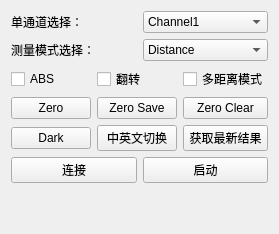
        <widget class="QWidget" name="tabSingleChannelMode">
         <attribute name="title">
          <string>单通道</string>
         </attribute>
         <layout class="QGridLayout" name="gridLayout_9">
          <item row="0" column="0">
           <layout class="QGridLayout" name="gridLayout_4">
            <item row="1" column="0">
             <layout class="QGridLayout" name="gridLayout_3" rowstretch="1,0,0">
              <item row="0" column="2">
               <widget class="QCheckBox" name="checkBoxSingleChannelMultiDistance">
                <property name="text">
                 <string>多距离模式</string>
                </property>
               </widget>
              </item>
              <item row="0" column="1">
               <widget class="QCheckBox" name="checkBoxSingleChannelReverse">
                <property name="text">
                 <string>翻转</string>
                </property>
               </widget>
              </item>
              <item row="0" column="0">
               <widget class="QCheckBox" name="checkBoxSingleChannelABS">
                <property name="text">
                 <string>ABS</string>
                </property>
               </widget>
              </item>
              <item row="1" column="2">
               <widget class="QPushButton" name="pb_singleChannelZeroClear">
                <property name="text">
                 <string>Zero Clear</string>
                </property>
               </widget>
              </item>
              <item row="1" column="0">
               <widget class="QPushButton" name="pushButtonSingleChannelModeZero">
                <property name="styleSheet">
                 <string notr="true"/>
                </property>
                <property name="text">
                 <string>Zero</string>
                </property>
               </widget>
              </item>
              <item row="2" column="0">
               <widget class="QPushButton" name="pushButtonSingleChannelMOdeDark">
                <property name="enabled">
                 <bool>true</bool>
                </property>
                <property name="text">
                 <string>Dark</string>
                </property>
               </widget>
              </item>
              <item row="1" column="1">
               <widget class="QPushButton" name="pb_singleChannelZeroSave">
                <property name="text">
                 <string>Zero Save</string>
                </property>
               </widget>
              </item>
              <item row="2" column="2">
               <widget class="QPushButton" name="pushButtonSingleChannelModeGetLastResult">
                <property name="text">
                 <string>获取最新结果</string>
                </property>
               </widget>
              </item>
              <item row="2" column="1">
               <widget class="QPushButton" name="ChineseEnglishSwitch">
                <property name="text">
                 <string>中英文切换</string>
                </property>
               </widget>
              </item>
             </layout>
            </item>
            <item row="0" column="0">
             <layout class="QGridLayout" name="gridLayout_2">
              <item row="0" column="0">
               <widget class="QLabel" name="labelSingleChanneSelect">
                <property name="text">
                 <string>单通道选择：</string>
                </property>
               </widget>
              </item>
              <item row="2" column="1">
               <widget class="QComboBox" name="comboBoxSingleChannelMeasureModeSelect">
                <item>
                 <property name="text">
                  <string>Distance</string>
                 </property>
                </item>
                <item>
                 <property name="text">
                  <string>Thickness</string>
                 </property>
                </item>
               </widget>
              </item>
              <item row="2" column="0">
               <widget class="QLabel" name="labelSingleChannelMeasureModeSelect">
                <property name="text">
                 <string>测量模式选择：</string>
                </property>
               </widget>
              </item>
              <item row="0" column="1">
               <widget class="QComboBox" name="comboBoxSingleChannelSelect">
                <item>
                 <property name="text">
                  <string>Channel1</string>
                 </property>
                </item>
                <item>
                 <property name="text">
                  <string>Channel2</string>
                 </property>
                </item>
                <item>
                 <property name="text">
                  <string>Channel3</string>
                 </property>
                </item>
                <item>
                 <property name="text">
                  <string>Channel4</string>
                 </property>
                </item>
               </widget>
              </item>
             </layout>
            </item>
           </layout>
          </item>
          <item row="2" column="0">
           <spacer name="verticalSpacer">
            <property name="orientation">
             <enum>Qt::Vertical</enum>
            </property>
            <property name="sizeHint" stdset="0">
             <size>
              <width>20</width>
              <height>40</height>
             </size>
            </property>
           </spacer>
          </item>
          <item row="1" column="0">
           <layout class="QHBoxLayout" name="horizontalLayout_4">
            <item>
             <widget class="QPushButton" name="actionLink">
              <property name="text">
               <string>连接</string>
              </property>
             </widget>
            </item>
            <item>
             <widget class="QPushButton" name="actionStart">
              <property name="text">
               <string>启动</string>
              </property>
             </widget>
            </item>
           </layout>
          </item>
         </layout>
        </widget>
